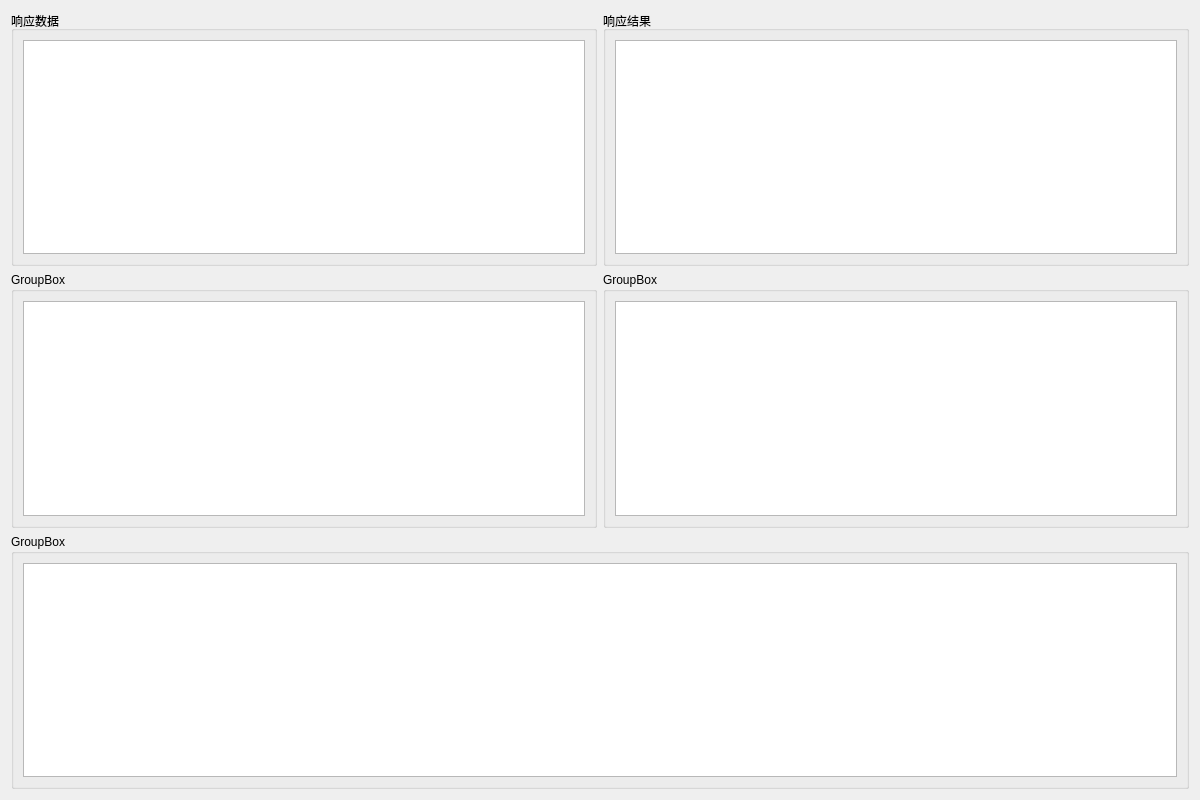
<?xml version="1.0" encoding="UTF-8"?>
<ui version="4.0">
 <class>frmShowMsg</class>
 <widget class="QWidget" name="frmShowMsg">
  <property name="geometry">
   <rect>
    <x>0</x>
    <y>0</y>
    <width>1200</width>
    <height>800</height>
   </rect>
  </property>
  <property name="windowTitle">
   <string>消息窗口</string>
  </property>
  <property name="windowIcon">
   <iconset resource="../main.qrc">
    <normaloff>:/Resources/images/command.png</normaloff>:/Resources/images/command.png</iconset>
  </property>
  <layout class="QGridLayout" name="gridLayout">
   <item row="0" column="0">
    <widget class="QGroupBox" name="groupBox">
     <property name="title">
      <string>响应数据</string>
     </property>
     <layout class="QVBoxLayout" name="verticalLayout">
      <item>
       <widget class="QTextEdit" name="te_response_data"/>
      </item>
     </layout>
    </widget>
   </item>
   <item row="0" column="1">
    <widget class="QGroupBox" name="groupBox_2">
     <property name="title">
      <string>响应结果</string>
     </property>
     <layout class="QVBoxLayout" name="verticalLayout_2">
      <item>
       <widget class="QTextEdit" name="te_response_result"/>
      </item>
     </layout>
    </widget>
   </item>
   <item row="1" column="0">
    <widget class="QGroupBox" name="groupBox_3">
     <property name="title">
      <string>GroupBox</string>
     </property>
     <layout class="QVBoxLayout" name="verticalLayout_3">
      <item>
       <widget class="QTextEdit" name="textEdit_5"/>
      </item>
     </layout>
    </widget>
   </item>
   <item row="1" column="1">
    <widget class="QGroupBox" name="groupBox_4">
     <property name="title">
      <string>GroupBox</string>
     </property>
     <layout class="QVBoxLayout" name="verticalLayout_4">
      <item>
       <widget class="QTextEdit" name="textEdit_4"/>
      </item>
     </layout>
    </widget>
   </item>
   <item row="2" column="0" colspan="2">
    <widget class="QGroupBox" name="groupBox_5">
     <property name="title">
      <string>GroupBox</string>
     </property>
     <layout class="QVBoxLayout" name="verticalLayout_5">
      <item>
       <widget class="QTextEdit" name="textEdit_6"/>
      </item>
     </layout>
    </widget>
   </item>
  </layout>
 </widget>
 <resources>
  <include location="../main.qrc"/>
 </resources>
 <connections/>
</ui>
